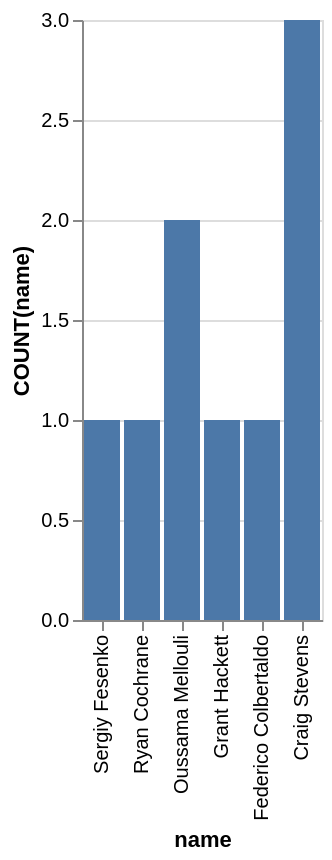

Vega-Lite specification stored for this chart:
### Vega-Lite specification from a JSON file in a GitHub repository (floating-point values rounded to 4 significant figures)
{"data": {"values": [{"x_data": "Sergiy Fesenko", "y_data": 1}, {"x_data": "Ryan Cochrane", "y_data": 1}, {"x_data": "Oussama Mellouli", "y_data": 2}, {"x_data": "Grant Hackett", "y_data": 1}, {"x_data": "Federico Colbertaldo", "y_data": 1}, {"x_data": "Craig Stevens", "y_data": 3}]}, "mark": "bar", "encoding": {"x": {"field": "x_data", "type": "nominal", "title": "name", "sort": "descending"}, "y": {"field": "y_data", "type": "quantitative", "title": "COUNT(name)"}}}
